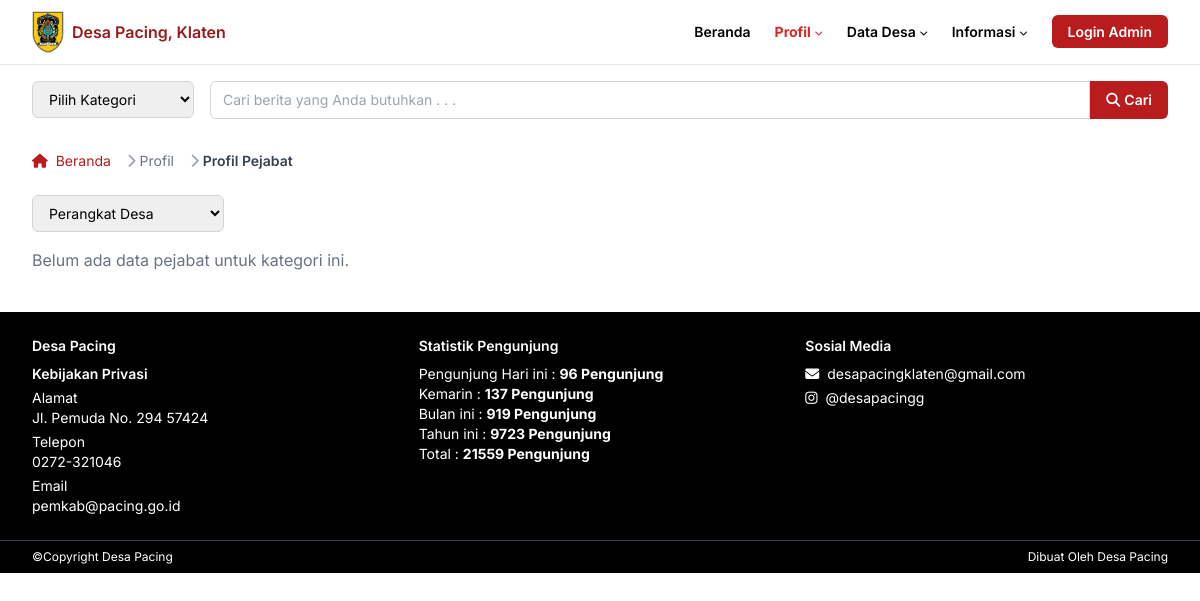
The page /profil.php on the database as committed earlier.
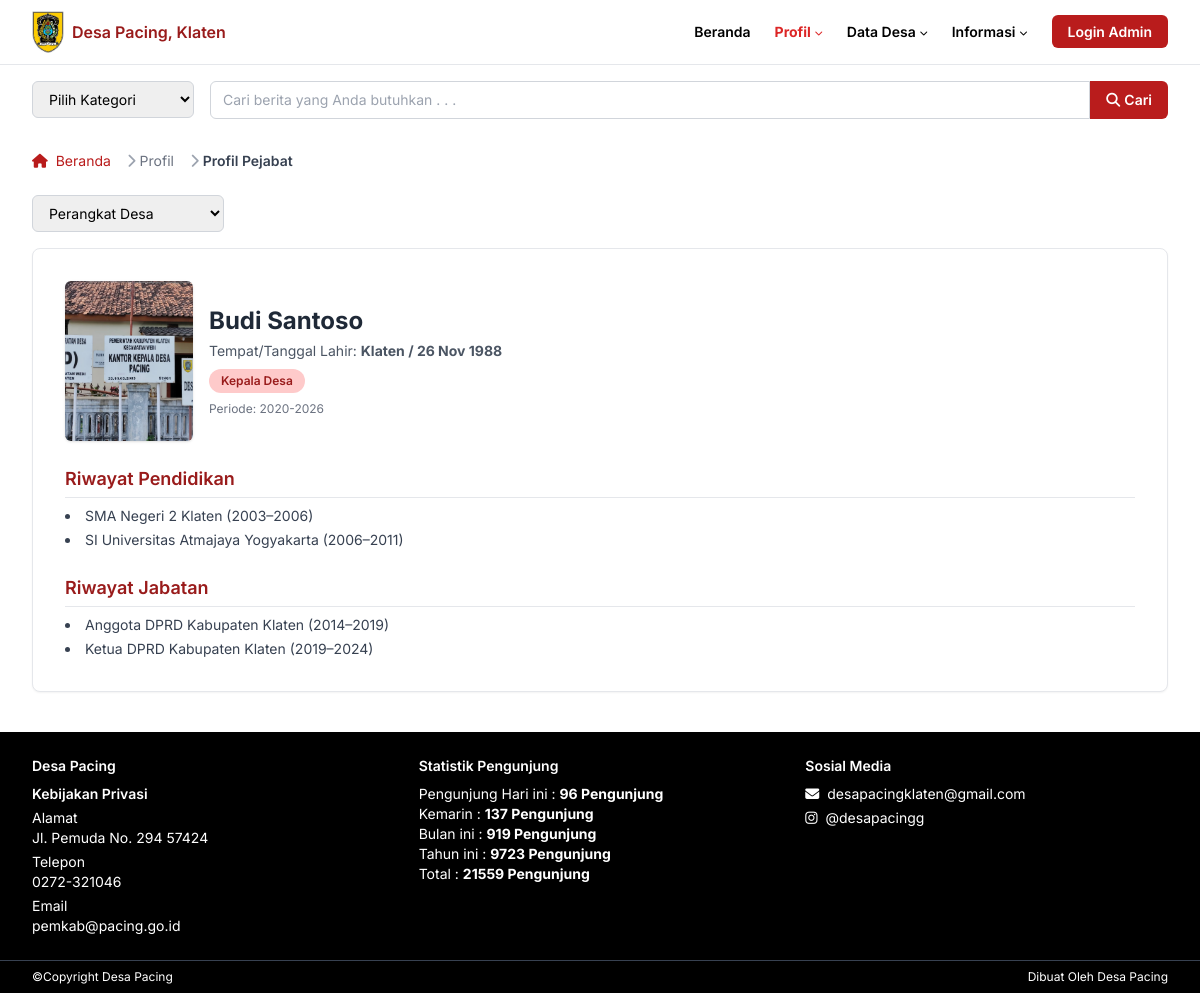
The same page on the database as committed later.
### tables this page shows
CREATE TABLE `pejabat` (
  `id` int(11) NOT NULL,
  `nama` varchar(100) NOT NULL,
  `gambar` varchar(255) DEFAULT NULL,
  `tempat_lahir` varchar(100) NOT NULL,
  `tanggal_lahir` date NOT NULL,
  `jabatan` varchar(100) NOT NULL,
  `periode` varchar(20) NOT NULL,
  `kategori` varchar(50) NOT NULL,
  `riwayat_pendidikan` text DEFAULT NULL,
  `riwayat_jabatan` text DEFAULT NULL
);

### profil.php (the view, shortened to what the changed rows need)
<?php
include 'php/db.php';
$pejabat = [];
$q = $konek->query("SELECT * FROM pejabat ORDER BY kategori, id ASC");
if ($q) {
  while ($row = $q->fetch_assoc()) {
    $pejabat[$row['kategori']][] = $row;
  }
}
$kategori_list = [
  'Perangkat Desa', 'BPD', 'Karang Taruna', 'BUMDes', 'KDMP', 'Kelompok Tani', 'PKK', 'RT/RW'
];
?>
<html class="scroll-smooth" lang="id">
  <head>
    <script src="https://cdn.tailwindcss.com"></script>
    <link
      href="https://cdnjs.cloudflare.com/ajax/libs/font-awesome/5.15.3/css/all.min.css"
      rel="stylesheet"
    />
    <link href="css/style.css" rel="stylesheet" />
  </head>
  <body class="bg-white text-black">
    <main class="max-w-[1280px] mx-auto px-4 sm:px-6 lg:px-8 mt-6">
      <div id="pejabat-list">
<?php foreach($kategori_list as $kat): ?>
        <div class="pejabat-kategori" data-kategori="<?php echo $kat; ?>" style="display:none;">
<?php if(!empty($pejabat[$kat])): foreach($pejabat[$kat] as $p): ?>
          <div class="bg-white rounded-lg shadow-sm border border-gray-200 p-6 sm:p-8 mb-6">
            <div class="flex flex-col sm:flex-row sm:items-center sm:justify-between mb-6">
              <div class="flex items-center space-x-4">
                <img src="assets/<?php echo htmlspecialchars($p['gambar'] ?: 'slider1.jpg'); ?>" alt="Foto Pejabat" class="w-32 h-40 rounded-md object-cover shadow" />
                <div>
                  <h2 class="text-2xl font-bold text-gray-800"><?php echo htmlspecialchars($p['nama']); ?></h2>
                  <p class="text-sm text-gray-600 mt-1">Tempat/Tanggal Lahir: <strong><?php echo htmlspecialchars($p['tempat_lahir']); ?> / <?php echo date('d M Y', strtotime($p['tanggal_lahir'])); ?></strong></p>
                  <div class="mt-2 flex gap-2">
                    <span class="bg-red-200 text-red-800 px-3 py-1 rounded-full text-xs font-semibold"><?php echo htmlspecialchars($p['jabatan']); ?></span>
                  </div>
                  <div class="mt-2 text-xs text-gray-500">Periode: <?php echo htmlspecialchars($p['periode']); ?></div>
                </div>
              </div>
            </div>
            <div class="mb-6">
              <h3 class="text-lg font-semibold text-red-800 border-b pb-1 mb-2">Riwayat Pendidikan</h3>
              <ul class="list-disc list-inside text-sm text-gray-700 space-y-1">
                <?php foreach(explode("\n", $p['riwayat_pendidikan']) as $rp): ?>
                  <li><?php echo htmlspecialchars($rp); ?></li>
                <?php endforeach; ?>
              </ul>
            </div>
            <div>
              <h3 class="text-lg font-semibold text-red-800 border-b pb-1 mb-2">Riwayat Jabatan</h3>
              <ul class="list-disc list-inside text-sm text-gray-700 space-y-1">
                <?php foreach(explode("\n", $p['riwayat_jabatan']) as $rj): ?>
                  <li><?php echo htmlspecialchars($rj); ?></li>
                <?php endforeach; ?>
              </ul>
            </div>
          </div>
<?php endforeach; else: ?>
          <div class="text-gray-500">Belum ada data pejabat untuk kategori ini.</div>
<?php endif; ?>
        </div>
<?php endforeach; ?>
      </div>
    </main>
  </body>
</html>

Rows that differ between the two databases and show on the page:
added pejabat: gambar (picture), nama "Budi Santoso", tempat_lahir "Klaten", tanggal_lahir "26 Nov 1988", jabatan "Kepala Desa", periode "2020-2026", riwayat_pendidikan "SMA Negeri 2 Klaten (2003–2006)", riwayat_pendidikan "SI Universitas Atmajaya Yogyakarta (2006–2011)", riwayat_jabatan "Anggota DPRD Kabupaten Klaten (2014–2019)", riwayat_jabatan "Ketua DPRD Kabupaten Klaten (2019–2024)"
Other text that changed with them:
list line gone: "Belum ada data pejabat untuk kategori ini."
